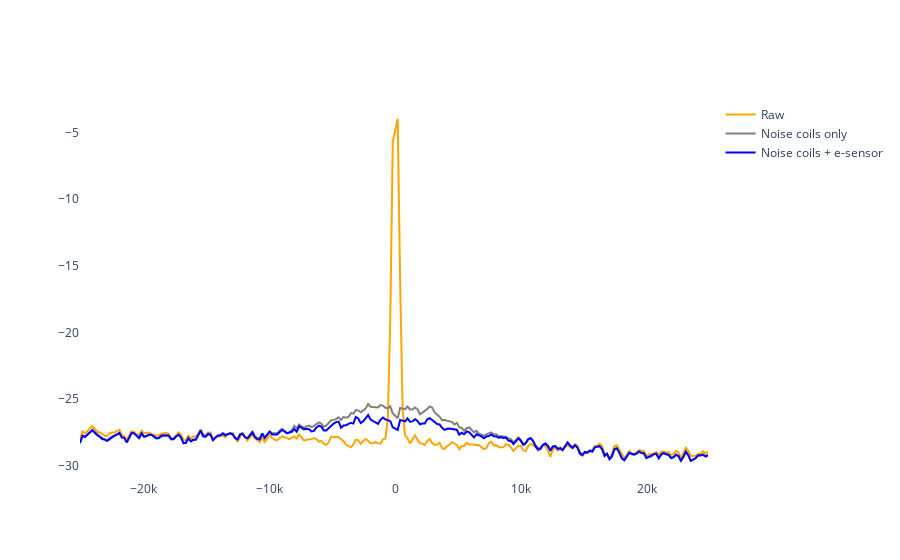

Here is the notebook cell this chart was saved with:
### Markdown cell above
## Plot noise density (prescan)

### Code cell
from source.utils import compute_spectrogram

axis_pow, pow_raw = compute_spectrogram(data_prescan_raw[select_channels_signal, :, :], acq_bandwidth)
axis_pow, pow_cor = compute_spectrogram(data_prescan_cor, acq_bandwidth)
axis_pow, pow_cor_no_es = compute_spectrogram(data_prescan_no_es, acq_bandwidth)

# Print ratio in dB
print("Average rejection: {} dB".format(10 * np.log10(np.mean(pow_raw / pow_cor))))
print("Max rejection: {} dB".format(10 * np.log10(np.max(pow_raw / pow_cor))))
print("Average e-sensor: {} dB".format(10 * np.log10(np.mean(pow_cor_no_es / pow_cor))))
print("Max e-sensor: {} dB".format(10 * np.log10(np.max(pow_cor_no_es / pow_cor))))

# Interactive plot
fig = go.Figure()
fig.update_layout(plot_bgcolor="white")
line_style = {'color': 'orange', 'width': 2}
fig.add_trace(go.Scatter(x=axis_pow, y=10 * np.log10(pow_raw[ch, :]), line=line_style, name='Raw'))
line_style = {'color': 'gray', 'width': 2}
fig.add_trace(go.Scatter(x=axis_pow, y=10 * np.log10(pow_cor_no_es[ch, :]), line=line_style, name='Noise coils only'))
line_style = {'color': 'blue', 'width': 2}
fig.add_trace(go.Scatter(x=axis_pow, y=10 * np.log10(pow_cor[ch, :]), line=line_style, name='Noise coils + e-sensor'))
fig.show()

### Figure 1 — Plotly figure (JSON) as saved in the notebook; plotly's stock layout.template omitted (floating-point values rounded to 4 significant figures; data arrays with more than 128 entries replaced by an {"elided": "..."} marker saying what was removed)
{"data": [{"line": {"color": "orange", "width": 2}, "name": "Raw", "type": "scatter", "x": {"elided": "255 float values"}, "y": {"elided": "255 float values"}}, {"line": {"color": "gray", "width": 2}, "name": "Noise coils only", "type": "scatter", "x": {"elided": "255 float values"}, "y": {"elided": "255 float values"}}, {"line": {"color": "blue", "width": 2}, "name": "Noise coils + e-sensor", "type": "scatter", "x": {"elided": "255 float values"}, "y": {"elided": "255 float values"}}], "layout": {"plot_bgcolor": "white"}}
